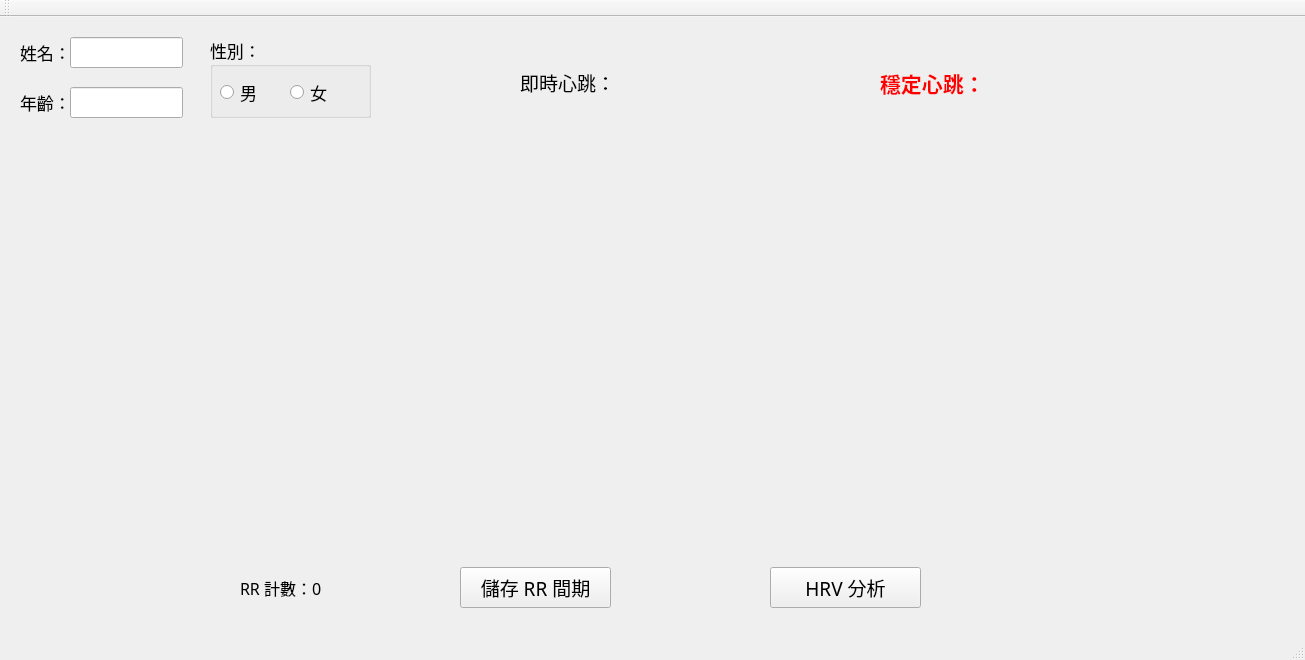
<?xml version="1.0" encoding="UTF-8"?>
<ui version="4.0">
 <class>MainWindow</class>
 <widget class="QMainWindow" name="MainWindow">
  <property name="geometry">
   <rect>
    <x>0</x>
    <y>0</y>
    <width>1305</width>
    <height>660</height>
   </rect>
  </property>
  <property name="windowTitle">
   <string>MainWindow</string>
  </property>
  <widget class="QWidget" name="centralwidget">
   <widget class="QWidget" name="controlWidget" native="true">
    <property name="geometry">
     <rect>
      <x>10</x>
      <y>10</y>
      <width>1281</width>
      <height>111</height>
     </rect>
    </property>
    <widget class="QLabel" name="label">
     <property name="geometry">
      <rect>
       <x>10</x>
       <y>10</y>
       <width>47</width>
       <height>31</height>
      </rect>
     </property>
     <property name="font">
      <font>
       <family>微軟正黑體</family>
       <pointsize>13</pointsize>
      </font>
     </property>
     <property name="text">
      <string>姓名：</string>
     </property>
    </widget>
    <widget class="QLabel" name="label_2">
     <property name="geometry">
      <rect>
       <x>10</x>
       <y>60</y>
       <width>47</width>
       <height>31</height>
      </rect>
     </property>
     <property name="font">
      <font>
       <family>微軟正黑體</family>
       <pointsize>13</pointsize>
      </font>
     </property>
     <property name="text">
      <string>年齡：</string>
     </property>
    </widget>
    <widget class="QGroupBox" name="genderGroup">
     <property name="geometry">
      <rect>
       <x>200</x>
       <y>10</y>
       <width>161</width>
       <height>81</height>
      </rect>
     </property>
     <property name="font">
      <font>
       <family>微軟正黑體</family>
       <pointsize>13</pointsize>
      </font>
     </property>
     <property name="title">
      <string>性別：</string>
     </property>
     <widget class="QRadioButton" name="maleRadio">
      <property name="geometry">
       <rect>
        <x>10</x>
        <y>40</y>
        <width>61</width>
        <height>31</height>
       </rect>
      </property>
      <property name="font">
       <font>
        <family>微軟正黑體</family>
        <pointsize>13</pointsize>
       </font>
      </property>
      <property name="text">
       <string>男</string>
      </property>
     </widget>
     <widget class="QRadioButton" name="femaleRadio">
      <property name="geometry">
       <rect>
        <x>80</x>
        <y>40</y>
        <width>51</width>
        <height>31</height>
       </rect>
      </property>
      <property name="font">
       <font>
        <family>微軟正黑體</family>
        <pointsize>13</pointsize>
       </font>
      </property>
      <property name="text">
       <string>女</string>
      </property>
     </widget>
    </widget>
    <widget class="QLabel" name="RealTimeHR">
     <property name="geometry">
      <rect>
       <x>510</x>
       <y>40</y>
       <width>231</width>
       <height>31</height>
      </rect>
     </property>
     <property name="font">
      <font>
       <family>微軟正黑體</family>
       <pointsize>14</pointsize>
      </font>
     </property>
     <property name="text">
      <string>即時心跳：</string>
     </property>
    </widget>
    <widget class="QLabel" name="StableHR">
     <property name="geometry">
      <rect>
       <x>870</x>
       <y>20</y>
       <width>301</width>
       <height>71</height>
      </rect>
     </property>
     <property name="palette">
      <palette>
       <active>
        <colorrole role="WindowText">
         <brush brushstyle="SolidPattern">
          <color alpha="255">
           <red>255</red>
           <green>0</green>
           <blue>0</blue>
          </color>
         </brush>
        </colorrole>
       </active>
       <inactive>
        <colorrole role="WindowText">
         <brush brushstyle="SolidPattern">
          <color alpha="255">
           <red>255</red>
           <green>0</green>
           <blue>0</blue>
          </color>
         </brush>
        </colorrole>
       </inactive>
       <disabled>
        <colorrole role="WindowText">
         <brush brushstyle="SolidPattern">
          <color alpha="255">
           <red>120</red>
           <green>120</green>
           <blue>120</blue>
          </color>
         </brush>
        </colorrole>
       </disabled>
      </palette>
     </property>
     <property name="font">
      <font>
       <family>微軟正黑體</family>
       <pointsize>16</pointsize>
       <weight>75</weight>
       <bold>true</bold>
      </font>
     </property>
     <property name="text">
      <string>穩定心跳：</string>
     </property>
    </widget>
    <widget class="QLineEdit" name="nameEdit">
     <property name="geometry">
      <rect>
       <x>60</x>
       <y>10</y>
       <width>113</width>
       <height>31</height>
      </rect>
     </property>
     <property name="font">
      <font>
       <pointsize>13</pointsize>
      </font>
     </property>
    </widget>
    <widget class="QLineEdit" name="ageEdit">
     <property name="geometry">
      <rect>
       <x>60</x>
       <y>60</y>
       <width>113</width>
       <height>31</height>
      </rect>
     </property>
     <property name="font">
      <font>
       <pointsize>13</pointsize>
      </font>
     </property>
    </widget>
   </widget>
   <widget class="QWidget" name="chartWidget" native="true">
    <property name="geometry">
     <rect>
      <x>10</x>
      <y>130</y>
      <width>1281</width>
      <height>401</height>
     </rect>
    </property>
    <property name="font">
     <font>
      <family>微軟正黑體</family>
      <pointsize>20</pointsize>
      <weight>75</weight>
      <bold>true</bold>
     </font>
    </property>
   </widget>
   <widget class="QPushButton" name="saveRRButton">
    <property name="geometry">
     <rect>
      <x>460</x>
      <y>550</y>
      <width>151</width>
      <height>41</height>
     </rect>
    </property>
    <property name="font">
     <font>
      <family>微軟正黑體</family>
      <pointsize>14</pointsize>
     </font>
    </property>
    <property name="text">
     <string>儲存 RR 間期</string>
    </property>
   </widget>
   <widget class="QPushButton" name="analyzeHRVButton">
    <property name="geometry">
     <rect>
      <x>770</x>
      <y>550</y>
      <width>151</width>
      <height>41</height>
     </rect>
    </property>
    <property name="font">
     <font>
      <family>微軟正黑體</family>
      <pointsize>14</pointsize>
     </font>
    </property>
    <property name="text">
     <string>HRV 分析</string>
    </property>
   </widget>
   <widget class="QLabel" name="lblRRCount">
    <property name="geometry">
     <rect>
      <x>240</x>
      <y>560</y>
      <width>211</width>
      <height>21</height>
     </rect>
    </property>
    <property name="font">
     <font>
      <family>微軟正黑體</family>
      <pointsize>12</pointsize>
     </font>
    </property>
    <property name="text">
     <string>RR 計數：0</string>
    </property>
   </widget>
  </widget>
  <widget class="QMenuBar" name="menubar">
   <property name="geometry">
    <rect>
     <x>0</x>
     <y>0</y>
     <width>1305</width>
     <height>25</height>
    </rect>
   </property>
  </widget>
  <widget class="QStatusBar" name="statusbar">
   <property name="font">
    <font>
     <pointsize>10</pointsize>
    </font>
   </property>
  </widget>
  <widget class="QToolBar" name="toolBar">
   <property name="windowTitle">
    <string>toolBar</string>
   </property>
   <attribute name="toolBarArea">
    <enum>TopToolBarArea</enum>
   </attribute>
   <attribute name="toolBarBreak">
    <bool>false</bool>
   </attribute>
  </widget>
 </widget>
 <resources/>
 <connections/>
</ui>
